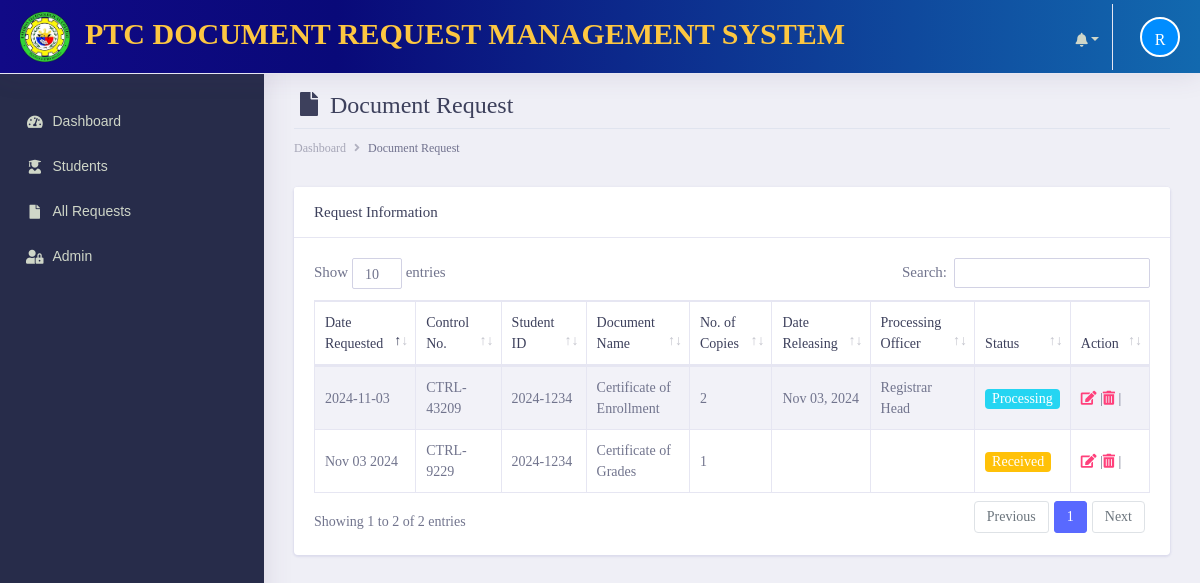
Before: /admin/documents/request.php (signed in) with the older database file.
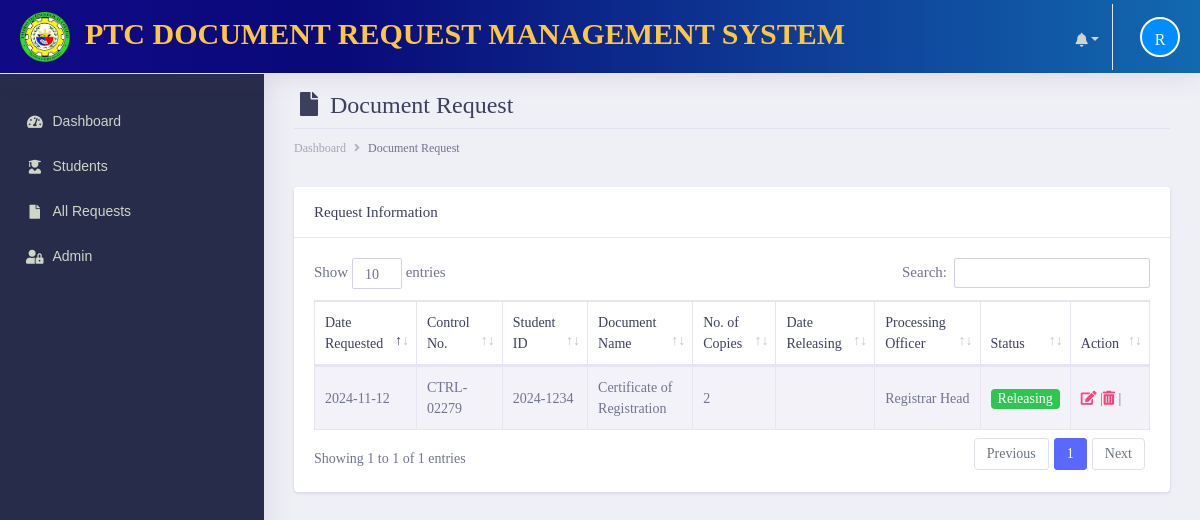
After: the same page with the newer database file.
### tables this page shows
CREATE TABLE `tbl_documentrequest` (
  `request_id` int(11) NOT NULL,
  `control_no` varchar(255) NOT NULL,
  `studentID_no` varchar(255) NOT NULL,
  `document_name` varchar(255) NOT NULL,
  `no_ofcopies` varchar(255) NOT NULL,
  `date_request` varchar(255) NOT NULL,
  `date_releasing` varchar(255) NOT NULL,
  `processing_officer` varchar(255) NOT NULL,
  `status` varchar(255) NOT NULL,
  `remarks` varchar(255) NOT NULL,
  `student_id` int(11) NOT NULL,
  `notif` int(11) NOT NULL
);

### admin/init/model/class_model.php (called while the page is built, shortened)
<?php
	class class_model{
		public $host = db_host;
		public $user = db_user;
		public $pass = db_pass;
		public $dbname = db_name;
		public $conn;
		private function connect(){
			$this->conn = new mysqli($this->host, $this->user, $this->pass, $this->dbname);
		}
	    public function fetchAll_documentrequest(){
            $sql = "SELECT * FROM  tbl_documentrequest";
				$stmt = $this->conn->prepare($sql);
				$stmt->execute();
				$result = $stmt->get_result();
		        $data = array();
		         while ($row = $result->fetch_assoc()) {
		                   $data[] = $row;
		            }
		         return $data;
		  }
	}
?>

### admin/documents/request.php (the view, shortened to what this page needs)
       <?php include('main_header/header.php');?>
         <?php include('left_sidebar/sidebar.php');?>
        <div class="dashboard-wrapper">
            <div class="container-fluid  dashboard-content">
                <div class="row">
                    <div class="col-xl-12 col-lg-12 col-md-12 col-sm-12 col-12">
                        <div class="page-header">
                             <h2 class="pageheader-title"><i class="fa fa-fw fa-file"></i> Document Request </h2>
                            <div class="page-breadcrumb">
                                <nav aria-label="breadcrumb">
                                    <ol class="breadcrumb">
                                        <li class="breadcrumb-item"><a href="#" class="breadcrumb-link">Dashboard</a></li>
                                        <li class="breadcrumb-item active" aria-current="page">Document Request</li>
                                    </ol>
                                </nav>
                            </div>
                        </div>
                    </div>
                </div>
                    <div class="row">
                        <div class="col-xl-12 col-lg-12 col-md-12 col-sm-12 col-12">
                            <div class="card">
                                <h5 class="card-header">Request Information</h5>
                            <div class="card-body">
                                    <div class="table-responsive">
                                        <table class="table table-striped table-bordered first" attribute="data-show-print" type="boo lean">
                                            <thead>
                                                <tr>
                                                    <th scope="col">Date Requested</th>
                                                    <th scope="col">Control No.</th>
                                                    <th scope="col">Student ID</th>
                                                    <th scope="col">Document Name</th>
                                                    <th scope="col">No. of Copies</th>
                                                    <th scope="col">Date Releasing</th>
                                                    <th scope="col">Processing Officer</th>
                                                    <th scope="col">Status</th>
                                                    <th scope="col">Action</th>
                                                </tr>
                                            </thead>
                                            <tbody>
                                             <?php
                                                $conn = new class_model();
                                                $docrequest = $conn->fetchAll_documentrequest();
                                               ?>
                                               <?php foreach ($docrequest as $row) {
                                                ?>
                                                <tr>
                                                    <td><?= $row['date_request']; ?></td>
                                                    <td><?= $row['control_no']; ?></td>
                                                    <td>
                                                    <?php
                                                    if ($row['studentID_no'] !== '') {
                                                      echo $row['studentID_no'];
                                                    } else {
                                                      echo 'No Student ID Recorded!';
                                                    }
                                                    ?>
                                                   </td>
                                                    <td><?= $row['document_name']; ?></td>
                                                    <td><?= $row['no_ofcopies']; ?></td>
                                                     <td>
                                                     <?php
                                                     if($row['date_releasing'] === ""){
                                                           echo "";
                                                         }else if($row['date_releasing'] === $row['date_releasing']){
                                                           echo date("M d, Y",strtotime($row['date_releasing']));
                                                         }
                                                     ?>
                                                    </td>
                                                    <td><?= $row['processing_officer']; ?></td>
                                                    <td>
                                                     <?php
                                                       if($row['status'] ==="Processing"){
                                                           echo '<span class="badge bg-info text-white">Processing</span>';
                                                         } else if($row['status'] ==="Received"){
                                                           echo '<span class="badge bg-warning text-white">Received</span>';
                                                         }else if($row['status'] ==="Waiting for Payment"){
                                                           echo '<span class="badge bg-danger text-white">Waiting for Payment</span>';
                                                        }else if($row['status'] ==="Releasing"){
                                                            echo '<span class="badge bg-success text-white">Releasing</span>';
                                                        }else if($row['status'] ==="Released"){
                                                          echo '<span class="badge bg-primary text-white">Released</span>';
                                                      }else if($row['status'] ==="Declined"){
                                                        echo '<span class="badge bg-danger text-white">Declined</span>';
                                                    }
                                                     ?>
                                                    </td>
                                                    <td class="align-right">
                                                    <?php
                                                      if ($row['status'] === 'Released') {
                                                        echo '';
                                                      }else{
echo '<a href="edit-request.php?request=';
echo $row['request_id'];
echo '&student-number=';
echo $row['studentID_no'];
echo '"class= "text-secondary font-weight-bold text-xs" data-toggle-tooltip" data-original-title= "Edit user"><i class= "fa fa-edit"></i></a> |';
echo '<a href="javascript:; "data-id="';
echo $row['request_id'];
echo '"class= "text-secondary font-weight-bold text-xs delete" data-toggle-tooltip" data-original-title= "Edit user"><i class= "fa fa-trash-alt"></i></a> |';
                                                      }
                                                      ?>
                                                      </td>
                                                </tr>
                                             <?php } ?>
                                            </tbody>
                                        </table>
                                    </div>
                                </div>
                            </div>
                        </div>
                    </div>
            </div>
        </div>
    </div>
</body>
</html>

### admin/documents/main_header/header.php (shortened to what this page needs)
<?php
  include('../init/model/class_model.php');
?>
<!doctype html>
<html lang="en">
<head>
    <link rel="stylesheet" href="../assets/vendor/bootstrap/css/bootstrap.min.css">
    <link rel="stylesheet" href="../assets/libs/css/style.css">
    <link rel="stylesheet" href="../assets/vendor/fontawesome-free/css/all.min.css">
    <link rel="stylesheet" type="text/css" href="../assets/vendor/datatables/css/dataTables.bootstrap4.css">
    <link rel="stylesheet" type="text/css" href="../assets/vendor/datatables/css/buttons.bootstrap4.css">
    <link rel="stylesheet" type="text/css" href="../assets/vendor/datatables/css/select.bootstrap4.css">
    <link rel="stylesheet" type="text/css" href="../assets/vendor/datatables/css/fixedHeader.bootstrap4.css">
</head>
<body>
    <div class="dashboard-main-wrapper">
        <div class="dashboard-header">
            <nav class="navbar navbar-expand-lg fixed-top" id="head-color">
                <a class="navbar-brand" href="index.php"><p id ="title-style"><img class="logo-prmsu" src="../assets/images/logo.png" alt ="logo" width="50px" height="50px">&nbsp;&nbsp;PTC DOCUMENT REQUEST MANAGEMENT SYSTEM</p></a>
                <div class="collapse navbar-collapse " id="navbarSupportedContent">
                    <ul class="navbar-nav ml-auto navbar-right-top">
                         <li class="nav-item dropdown">
                            <a class="nav-link nav-user-img" href="#" id="navbarDropdownMenuLink1" data-toggle="dropdown" aria-haspopup="true" aria-expanded="false">
                                <a href="#" class="dropdown-toggle" data-toggle="dropdown"><span class="badge badge-danger count"></span>&nbsp;<i class="fa fa-bell" style="color: black"></i></a>
                        </li>&nbsp;&nbsp;
                        <li class="nav-item dropdown nav-user">
                            <a class="nav-link nav-user-img" href="index.php" id="navbarDropdownMenuLink2" data-toggle="dropdown" aria-haspopup="true" aria-expanded="false"> <div id="profileImage"></div></a>
                        </li>
                    </ul>
                </div>
            </nav>
        </div>

### admin/documents/left_sidebar/sidebar.php (shortened to what this page needs)
<div class="nav-left-sidebar sidebar-dark" style="background-color: rgb(39, 44, 74); padding-top: 25px; font-family:'Lucida Sans', 'Lucida Sans Regular', 'Lucida Grande', 'Lucida Sans Unicode', Geneva, Verdana, sans-serif">
    <div class="menu-list">
        <nav class="navbar navbar-expand-lg navbar-light">
            <div class="collapse navbar-collapse" id="navbarNav">
                <ul class="navbar-nav flex-column">
                    <li class="nav-item ">
                        <a class="nav-link" href="index.php" ><i class="fa fa-fw fa-tachometer-alt"></i>Dashboard <span class="badge badge-success">6</span></a>
                    </li>
                    <li class="nav-item ">
                        <a class="nav-link" href="student.php"><i class="fa fa-fw fa-user-graduate"></i>Students  <span class="badge badge-success">6</span></a>
                    </li>
                    <li class="nav-item ">
                        <a class="nav-link" href="request.php"><i class="fa fa-fw fa-file"></i>All Requests<span class="badge badge-success">6</span></a>
                    </li>
                    <li class="nav-item ">
                        <a class="nav-link" href="users.php"><i class="fa fa-fw fa-user-lock"></i>Admin <span class="badge badge-success">6</span></a>
                    </li>
                </ul>
            </div>
        </nav>
    </div>
</div>

### admin/documents/main_header/header.php (style rules this page uses)
ul.navbar-nav li a { color: rgb(207, 214, 200) !important; }
ul.navbar-nav li a i { color: rgb(207, 214, 200) !important; }
.navbar-brand { color: rgb(255, 55, 0) !important; }
#profileImage { width: 40px; height: 40px; border-radius: 50%; border-color: white !important; border-style: solid; border-width: 2px; background:#008dff; font-size: 16px; color: #fff; text-align: center; line-height: 41px; margin: 0px 0; }
#head-color { background: rgb(17,10,134); background: linear-gradient(90deg, rgba(17,10,134,1) 0%, rgba(9,9,121,1) 28%, rgba(18,105,175,1) 100%); }
#title-style { color: #FDC741; font-size: 100%; size: 3em; }

Changed rows visible on the page:
removed tbl_documentrequest: date_request "2024-11-03", control_no "CTRL-43209", studentID_no "2024-1234", document_name "Certificate of Enrollment", no_ofcopies "2", date_releasing "Nov 03, 2024", processing_officer "Registrar Head", status "Processing"
removed tbl_documentrequest: date_request "Nov 03 2024", control_no "CTRL-9229", studentID_no "2024-1234", document_name "Certificate of Grades", no_ofcopies "1", status "Received"
added tbl_documentrequest: date_request "2024-11-12", control_no "CTRL-02279", studentID_no "2024-1234", document_name "Certificate of Registration", no_ofcopies "2", processing_officer "Registrar Head", status "Releasing"
Other visible differences:
text written by a page script: "Show entries Search: Showing 1 to 2 of 2 entries Previous 1 Next" → "Show entries Search: Showing 1 to 1 of 1 entries Previous 1 Next"
